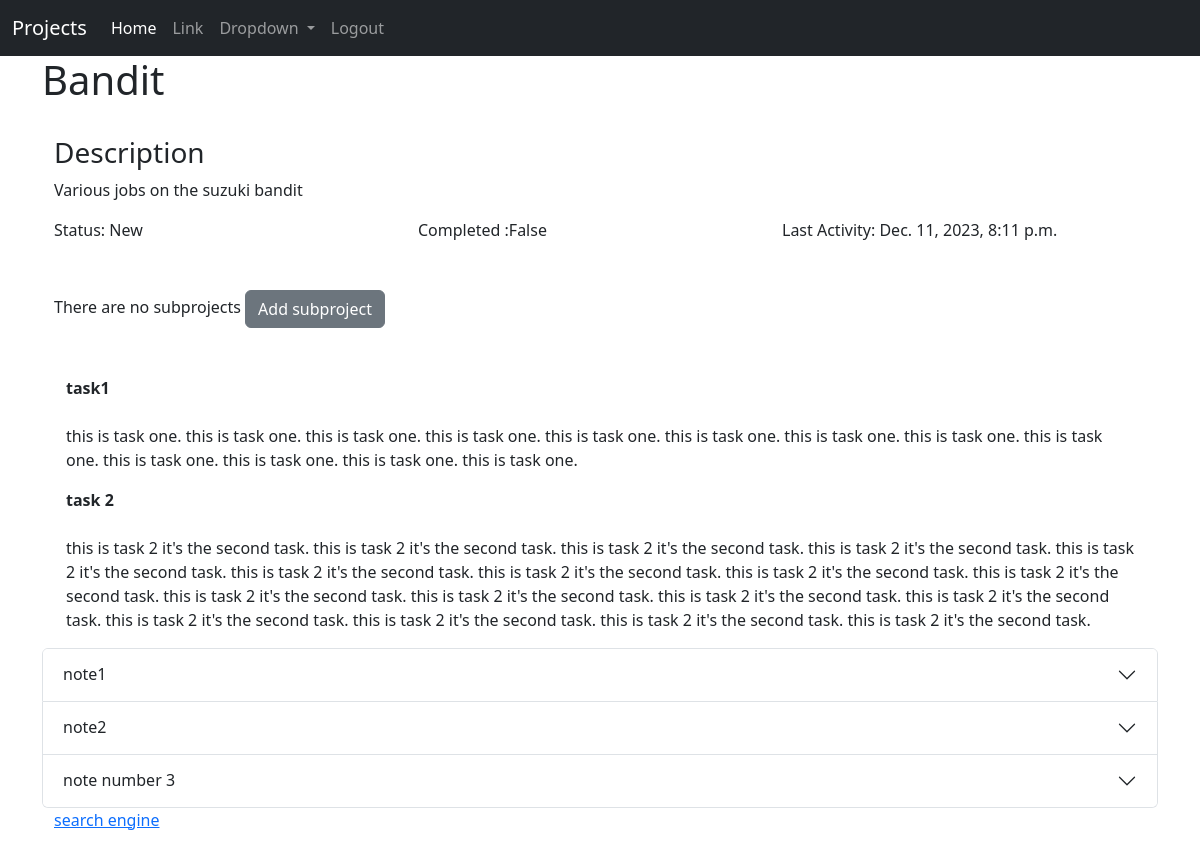
Page /project/3 (signed in) on the earlier database version.
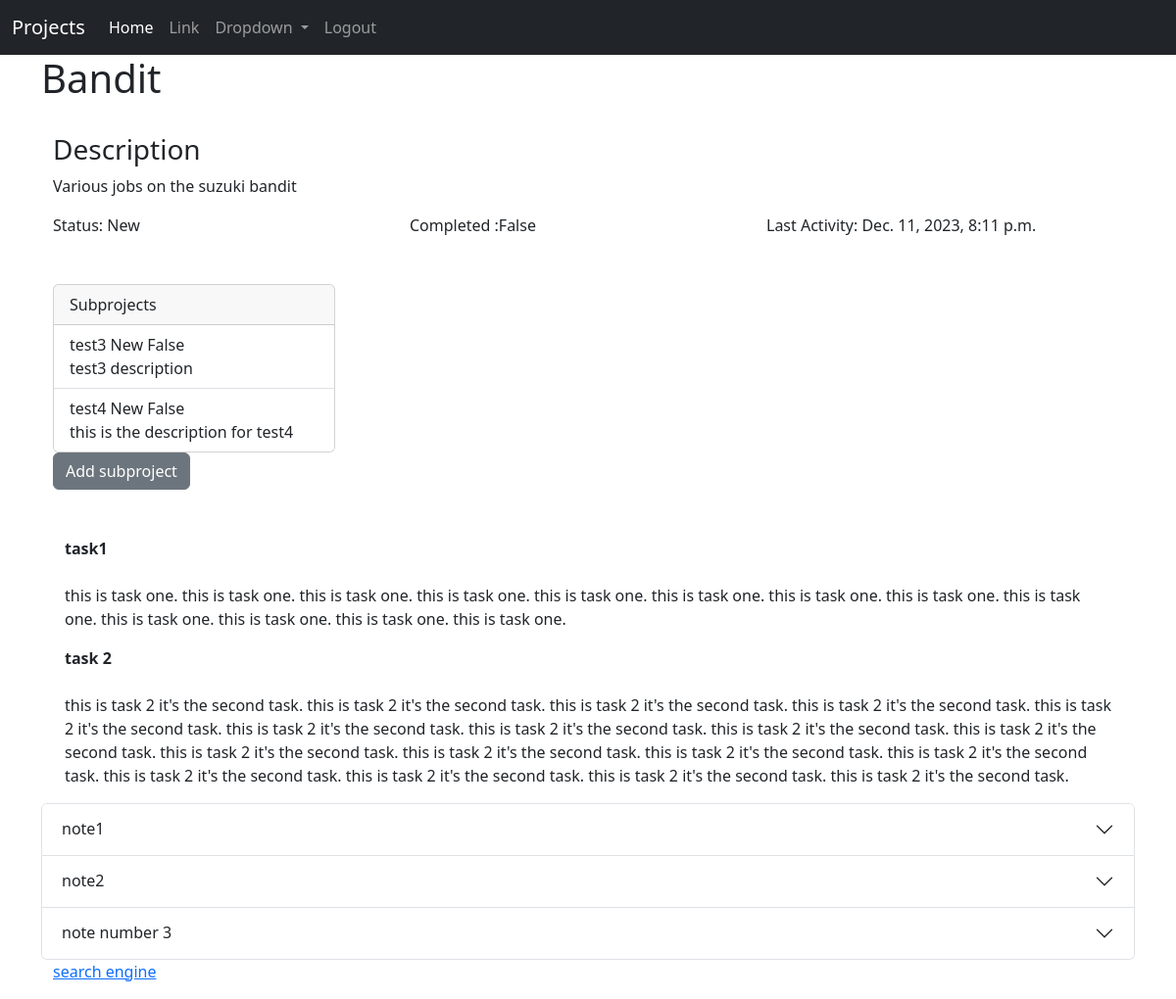
Same page on the later database version.
### base/models.py (models this page shows, shortened)
class task(models.Model):
    id = models.IntegerField(primary_key=True)
    ref = models.ForeignKey(project, on_delete=models.CASCADE)
    title = models.CharField(max_length=64)
    task = models.TextField()
    order = models.IntegerField(unique=True)

class note(models.Model):
    id = models.IntegerField(primary_key=True)
    ref = models.ForeignKey(project, on_delete=models.CASCADE)
    title = models.CharField(max_length=64)
    text = models.TextField()

class link(models.Model):
    id = models.IntegerField(primary_key=True)
    ref = models.ForeignKey(project, on_delete=models.CASCADE)
    title = models.CharField(max_length=64)
    url = models.CharField(max_length=64)

class project(models.Model):
    id = models.IntegerField(primary_key=True)
    created_at = models.DateTimeField(auto_now_add=True)
    parent = models.IntegerField(default=0) # 0 = parent project, else it is a subproject with a parent of parent number
    name = models.CharField(max_length=64)
    type = models.ForeignKey(type, on_delete=models.CASCADE)
    description = models.TextField()
    status = models.ForeignKey(status, on_delete=models.CASCADE)
    completed = models.BooleanField()
    archived = models.BooleanField()
    lastActivity = models.DateTimeField()

class status(models.Model):
    id = models.IntegerField(primary_key=True)
    status = models.CharField(max_length=64)
    def __str__(self):
        return self.status

### base/views.py (the view)
# urls.py: path("project/<int:pk>", views.project_view, name = "project_view"),
def project_view(request, pk):
    if request.user.is_authenticated:
        result = project.objects.get(id=pk)
        subprojects = project.objects.filter(parent=pk)
        notes = note.objects.filter(ref=pk)
        tasks = task.objects.filter(ref=pk)
        links = link.objects.filter(ref=pk)
        return render(request, 'project_view.html', {'project': result, 'notes':notes, 'tasks':tasks, 'links':links, 'subprojects': subprojects  })
    else:
        return redirect('home')

### base/templates/project_view.html (shortened to what this page needs)
{% extends "base.html" %}
{% block  content %}
<h1>{{ project.name }}</h1><br>
    <div class="container">
        <div class="row">
          <div class="col">
            <h3>Description</h3>
            <p>
            {{ project.description }}
            </p>
          </div>
          <br><br>
          <div class="row">
            <div class="col">
                Status: {{ project.status }}
            </div>
            <div class="col">
                 Completed :{{ project.completed }}
            </div>
            <div class="col">
                Last Activity: {{ project.lastActivity }}
            </div>
          </div>
        </div>
    </div>
<br><br>
    <div class="container">
      {% if subprojects %}
      <div class="card" style="width: 18rem;">
        <div class="card-header">
          Subprojects
        </div>
        <ul class="list-group list-group-flush">
          {% for sub in subprojects %}
          <li class="list-group-item">{{sub.name }}  {{ sub.status }}  {{ sub.completed }}<br> {{sub.description}} </li>
          {% endfor %}
        </ul>
      </div>
      {% else %}
        There are no subprojects
      {% endif %}
      <a href="{% url 'add_subproject' parent=project.id %}" class="btn btn-secondary" >Add subproject</a>
    </div>
<br><br>
    <div class="container">
        {% if tasks %}
            {% for task in tasks %}
            <div class="container">
                <p>
                <strong>{{ task.title }}</strong>
                <br><br>
                {{ task.task}}
            </p>
            </div>
            {% endfor %}
        {% else %}
        <p>No tasks to show</p>
        {% endif %}
    </div>
{% if notes %}
<div class="accordion" id="accordionExample">
    {% for note in notes %}
    <div class="accordion-item">
      <h2 class="accordion-header">
        <button class="accordion-button collapsed" type="button" data-bs-toggle="collapse" data-bs-target="#collapse{{note.id}}" aria-expanded="true" aria-controls="collapseOne">
            {{ note.title }}
        </button>
      </h2>
    </div>
    {% endfor %}
</div>
{% else %}
    This project has no notes
{% endif %}
{% if links %}
  {% for link in links %}
  <div class="container">
    <p>
      <a href="{{ link.url }}" target = "_blank" rel="noopener noreferrer" >{{ link.title }}</a>
    </p>
  </div>
  {% endfor %}
{% else %}
This project has no links
{% endif %}
</div>
{% endblock %}

Differences in the rows shown:
added project: name "test3", status "New", completed "False", description "test3 description"
added project: name "test4", status "New", completed "False", description "this is the description for test4"
Other differences:
text no longer shown: "There are no subprojects"
text now shown: "Subprojects"
